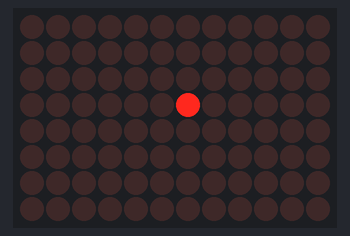
Bench run of a sketch on a simulated Arduino Uno R4 WiFi. Parts: 12×8 LED matrix. Random numbers use the default seed unless the sketch sets one.

Above: at 0.06 s.
At 1.86 s:
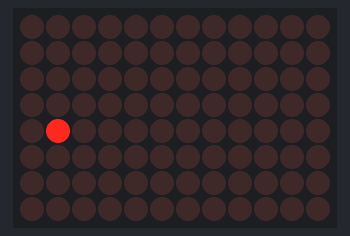
At 3.66 s:
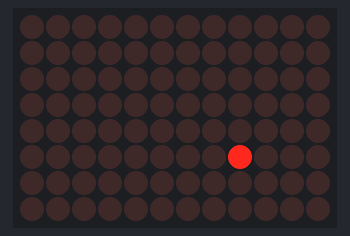
At 7.32 s:
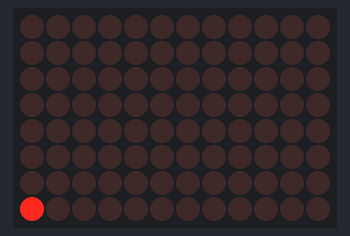
At 12.26 s:
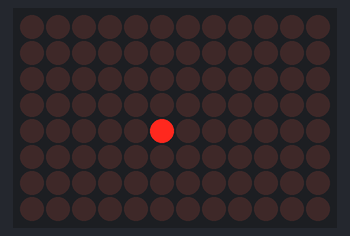
At 17.06 s:
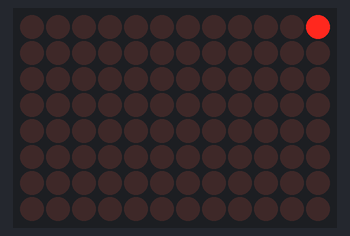

The sketch:

led_matrix.ino
```cpp
#include "Arduino_LED_Matrix.h"

ArduinoLEDMatrix matrix;

const int ROWS = 8;
const int COLS = 12;
const int SPEED_MS = 120; // Lower value = faster movement

uint8_t frame[ROWS][COLS] = {0};

int x, y;
int dx, dy;

void setup() {
  matrix.begin();

  // Seed randomness from a floating analog pin so each reset takes a different path
  randomSeed(analogRead(A0));
  x = random(1, COLS - 1);
  y = random(1, ROWS - 1);
  dx = (random(0, 2) == 0) ? 1 : -1;
  dy = (random(0, 2) == 0) ? 1 : -1;
}

void loop() {
  // Erase the ball's previous position
  frame[y][x] = 0;

  // Reverse direction before hitting a wall
  if (x + dx < 0 || x + dx >= COLS) {
    dx = -dx;
  }
  if (y + dy < 0 || y + dy >= ROWS) {
    dy = -dy;
  }

  // Move and draw the ball
  x += dx;
  y += dy;
  frame[y][x] = 1;
  matrix.renderBitmap(frame, ROWS, COLS);

  // Blink twice whenever the ball hits an exact corner
  if ((x == 0 || x == COLS - 1) && (y == 0 || y == ROWS - 1)) {
    for (int i = 0; i < 2; i++) {
      delay(80);
      frame[y][x] = 0;
      matrix.renderBitmap(frame, ROWS, COLS);
      delay(80);
      frame[y][x] = 1;
      matrix.renderBitmap(frame, ROWS, COLS);
    }
  }

  delay(SPEED_MS);
}
```

Measured:
- by itself, everything shown: repeats every 19.1 s, in 156 steps
